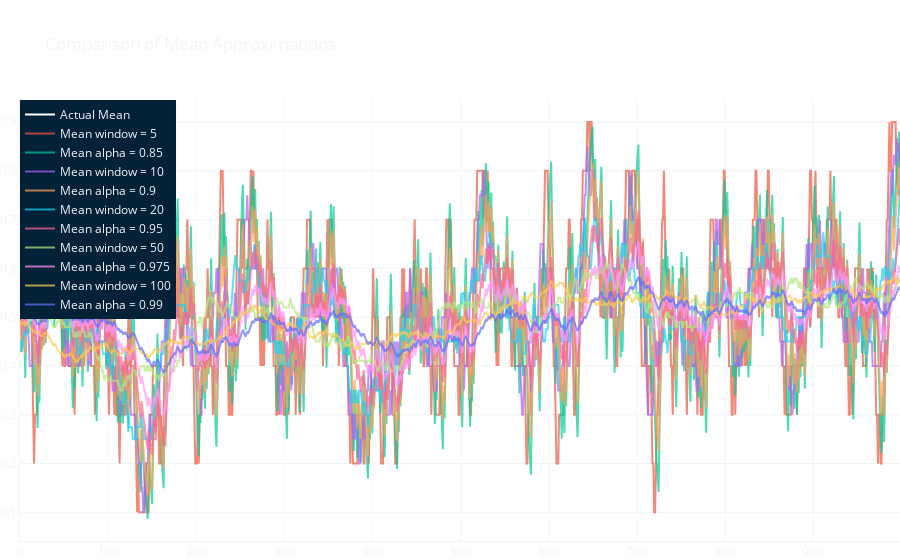

Here is the notebook cell this chart was saved with:
### Code cell
fig = go.Figure(layout=layout_dict | dict(title='Comparison of Mean Approximations'))

fig.add_trace(go.Scatter(y=p, line=dict(color='white'), name='Actual Mean'))

windows = [5, 10, 20, 50, 100]
alphas = [0.85, 0.9, 0.95, 0.975, 0.99]
for i in range(len(windows)):
    mu_window = apply_rolling_function(games_results, windows[i], np.mean)
    step_mu = step_mean(games_results, alphas[i])

    fig.add_trace(go.Scatter(y=mu_window, name=f'Mean window = {windows[i]}', opacity=0.7))
    fig.add_trace(go.Scatter(y=step_mu, name=f'Mean alpha = {alphas[i]}', opacity=0.7))

fig.show()

### Figure 1 — Plotly figure (JSON) as saved in the notebook; plotly's stock layout.template omitted (floating-point values rounded to 4 significant figures; data arrays with more than 128 entries replaced by an {"elided": "..."} marker saying what was removed)
{"data": [{"line": {"color": "white"}, "name": "Actual Mean", "type": "scatter", "y": {"elided": "1000 float values"}}, {"name": "Mean window = 5", "opacity": 0.7, "type": "scatter", "y": {"elided": "1000 float values"}}, {"name": "Mean alpha = 0.85", "opacity": 0.7, "type": "scatter", "y": {"elided": "1000 float values"}}, {"name": "Mean window = 10", "opacity": 0.7, "type": "scatter", "y": {"elided": "1000 float values"}}, {"name": "Mean alpha = 0.9", "opacity": 0.7, "type": "scatter", "y": {"elided": "1000 float values"}}, {"name": "Mean window = 20", "opacity": 0.7, "type": "scatter", "y": {"elided": "1000 float values"}}, {"name": "Mean alpha = 0.95", "opacity": 0.7, "type": "scatter", "y": {"elided": "1000 float values"}}, {"name": "Mean window = 50", "opacity": 0.7, "type": "scatter", "y": {"elided": "1000 float values"}}, {"name": "Mean alpha = 0.975", "opacity": 0.7, "type": "scatter", "y": {"elided": "1000 float values"}}, {"name": "Mean window = 100", "opacity": 0.7, "type": "scatter", "y": {"elided": "1000 float values"}}, {"name": "Mean alpha = 0.99", "opacity": 0.7, "type": "scatter", "y": {"elided": "1000 float values"}}], "layout": {"font": {"color": "#f1f5f9"}, "legend": {"bgcolor": "#032137", "x": 0, "y": 1}, "margin": {"b": 0, "l": 0, "r": 0}, "paper_bgcolor": "rgba(0,0,0,0)", "plot_bgcolor": "rgba(0,0,0,0)", "title": {"text": "Comparison of Mean Approximations"}, "xaxis": {"gridcolor": "#f1f5f9", "linecolor": "#f1f5f9", "zerolinecolor": "#f1f5f9"}, "yaxis": {"gridcolor": "#f1f5f9", "linecolor": "#f1f5f9", "zerolinecolor": "#f1f5f9"}}}
